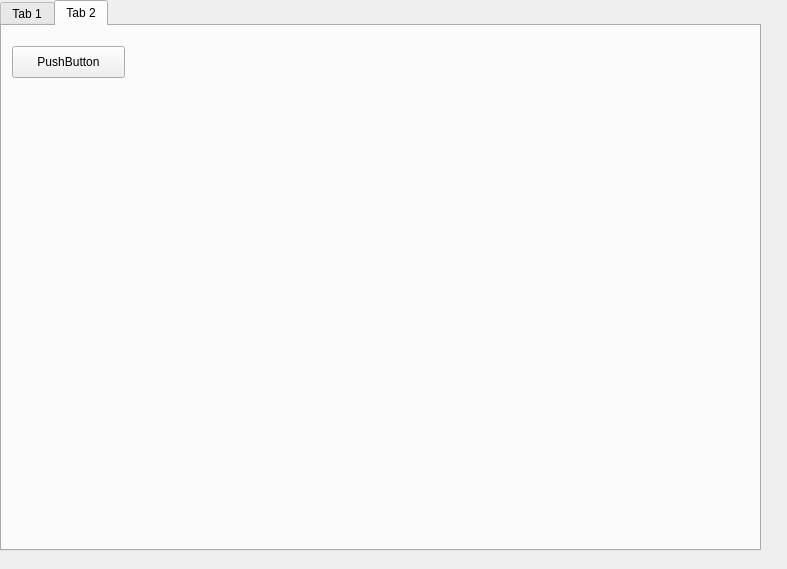
<?xml version="1.0" encoding="UTF-8"?>
<ui version="4.0">
 <class>Form</class>
 <widget class="QWidget" name="Form">
  <property name="geometry">
   <rect>
    <x>0</x>
    <y>0</y>
    <width>787</width>
    <height>569</height>
   </rect>
  </property>
  <property name="windowTitle">
   <string>Form</string>
  </property>
  <widget class="QTabWidget" name="tabWidget">
   <property name="geometry">
    <rect>
     <x>0</x>
     <y>0</y>
     <width>761</width>
     <height>551</height>
    </rect>
   </property>
   <property name="currentIndex">
    <number>1</number>
   </property>
   <widget class="QWidget" name="tab">
    <attribute name="title">
     <string>Tab 1</string>
    </attribute>
    <widget class="QLCDNumber" name="lcdNumber">
     <property name="geometry">
      <rect>
       <x>10</x>
       <y>10</y>
       <width>171</width>
       <height>111</height>
      </rect>
     </property>
    </widget>
   </widget>
   <widget class="QWidget" name="tab_2">
    <attribute name="title">
     <string>Tab 2</string>
    </attribute>
    <widget class="QPushButton" name="pushButton">
     <property name="geometry">
      <rect>
       <x>10</x>
       <y>20</y>
       <width>113</width>
       <height>32</height>
      </rect>
     </property>
     <property name="text">
      <string>PushButton</string>
     </property>
    </widget>
   </widget>
  </widget>
 </widget>
 <resources/>
 <connections/>
</ui>
